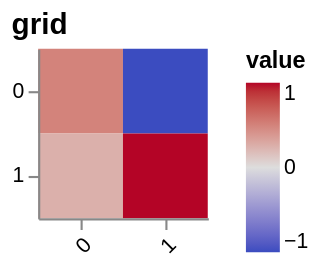

Here is the notebook cell this chart was saved with:
### Code cell
display(heatmap);

### Figure 1 — Vega-Lite specification as saved in the notebook (floating-point values rounded to 4 significant figures)
{"$schema": "https://vega.github.io/schema/vega-lite/v5.json", "title": {"text": "grid", "anchor": "start", "fontSize": 14}, "width": 80, "data": {"values": [{"r": 0, "c": 0, "v": 0.5}, {"r": 0, "c": 1, "v": -1}, {"r": 1, "c": 0, "v": 0.25}, {"r": 1, "c": 1, "v": 1}]}, "config": {"view": {"stroke": null}, "axis": {"labelLimit": 260}}, "height": 80, "mark": {"type": "rect", "tooltip": true}, "encoding": {"x": {"field": "c", "type": "ordinal", "title": null, "sort": {"field": "c"}, "axis": {"labelAngle": -45}}, "y": {"field": "r", "type": "ordinal", "title": null, "sort": {"field": "r"}, "axis": {}}, "color": {"field": "v", "type": "quantitative", "scale": {"domain": [-1, 0, 1], "range": ["#3b4cc0", "#dddddd", "#b40426"]}, "title": "value", "condition": {"test": "datum.v === null", "value": "#bdbdbd"}}, "tooltip": [{"field": "r", "type": "nominal"}, {"field": "c", "type": "nominal"}, {"field": "v", "type": "quantitative", "format": ".4~g"}]}}
